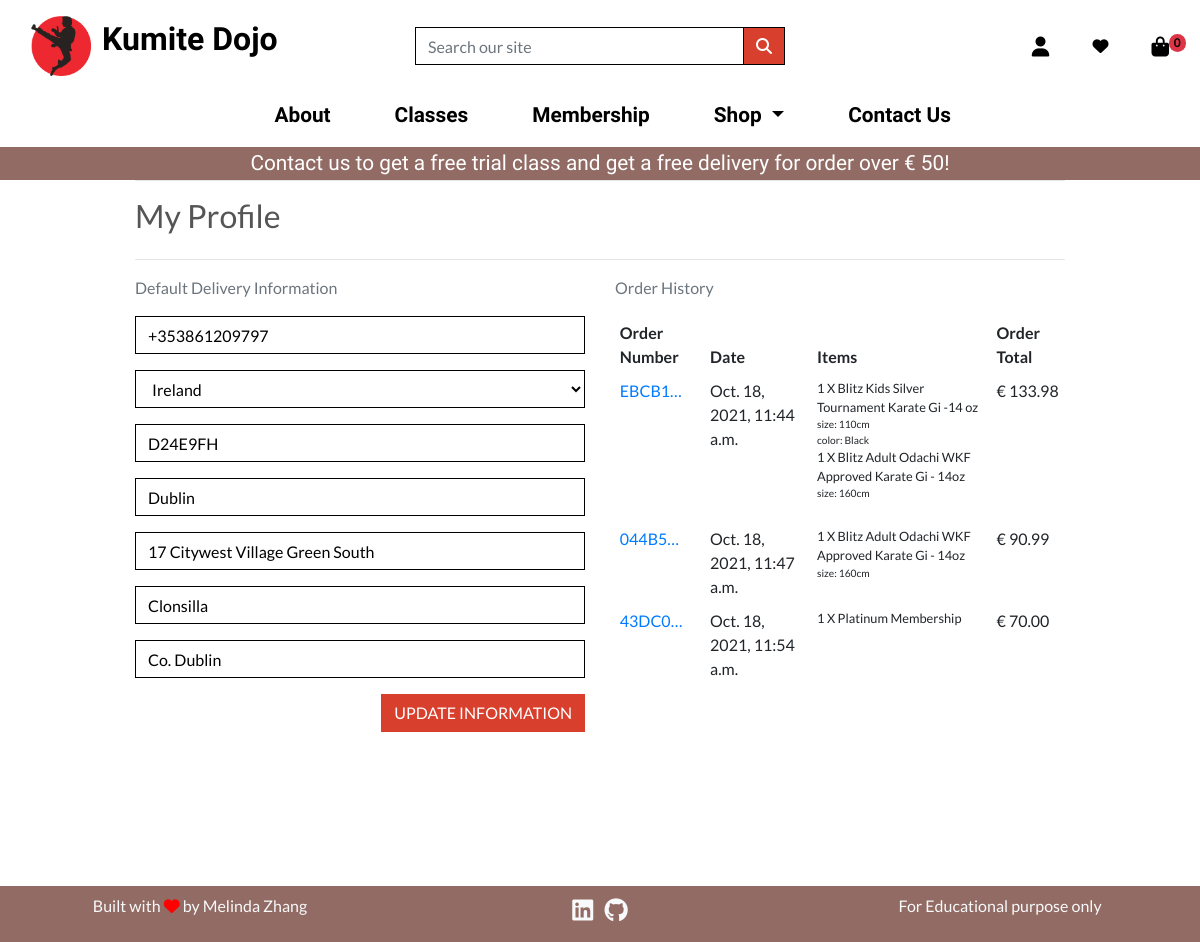
/profile/ (signed in), run on the app's committed database.
### profiles/models.py (models this page shows, shortened)
class UserProfile(models.Model):
    user = models.OneToOneField(User, on_delete=models.CASCADE)
    default_phone_number = models.CharField(max_length=20, null=True, blank=True)
    default_country = CountryField(blank_label="Country *", null=True, blank=True)
    default_postcode = models.CharField(max_length=20, null=True, blank=True)
    default_town_or_city = models.CharField(max_length=40, null=True, blank=True)
    default_street_address1 = models.CharField(max_length=80, null=True, blank=True)
    default_street_address2 = models.CharField(max_length=80, null=True, blank=True)
    default_county = models.CharField(max_length=80, null=True, blank=True)

### checkout/models.py (models this page shows, shortened)
class Order(models.Model):
    order_number = models.CharField(max_length=32, null=False, editable=False)
    user_profile = models.ForeignKey(
        UserProfile,
        on_delete=models.SET_NULL,
        null=True,
        blank=True,
        related_name="orders",
    )
    full_name = models.CharField(max_length=50, null=False, blank=False)
    email = models.EmailField(max_length=254, null=False, blank=False)
    phone_number = models.CharField(max_length=20, null=False, blank=False)
    country = CountryField(blank_label="Country *", null=False, blank=False)
    postcode = models.CharField(max_length=20, null=True, blank=True)
    town_or_city = models.CharField(max_length=40, null=False, blank=False)
    street_address1 = models.CharField(max_length=80, null=False, blank=False)
    street_address2 = models.CharField(max_length=80, null=True, blank=True)
    county = models.CharField(max_length=80, null=True, blank=True)
    date = models.DateTimeField(auto_now_add=True)
    delivery_cost = models.DecimalField(
        max_digits=6, decimal_places=2, null=False, default=0
    )
    order_total = models.DecimalField(
        max_digits=10, decimal_places=2, null=False, default=0
    )
    grand_total = models.DecimalField(
        max_digits=10, decimal_places=2, null=False, default=0
    )
    original_bag = models.TextField(null=False, blank=False, default="")
    stripe_pid = models.CharField(max_length=254, null=False, blank=False, default="")

class OrderLineItem(models.Model):
    order = models.ForeignKey(
        Order,
        null=False,
        blank=False,
        on_delete=models.CASCADE,
        related_name="lineitems",
    )
    product = models.ForeignKey(
        Product, null=False, blank=False, on_delete=models.CASCADE
    )
    variations = models.ManyToManyField(Variation, blank=True)
    quantity = models.IntegerField(null=False, blank=False, default=0)
    lineitem_total = models.DecimalField(
        max_digits=6, decimal_places=2, null=False, blank=False, editable=False
    )

### products/models.py (models this page shows, shortened)
class Product(models.Model):
    category = models.ForeignKey(
        "Category", null=True, blank=True, on_delete=models.SET_NULL
    )
    name = models.CharField(max_length=254)
    slug = models.SlugField(max_length=254, unique=True)
    description = models.TextField()
    price = models.DecimalField(max_digits=6, decimal_places=2)
    stock = models.IntegerField(default=True)
    rating = models.DecimalField(max_digits=6, decimal_places=1, null=True, blank=True)
    timestamp = models.DateTimeField(auto_now_add=False, auto_now=True)
    updated = models.DateTimeField(auto_now_add=False, auto_now=True)
    active = models.BooleanField(default=True)
    is_featured = models.BooleanField(default=False)
    class Meta:
        unique_together = ("name", "slug")

class Variation(models.Model):
    product = models.ForeignKey(Product, on_delete=models.CASCADE)
    variation_category = models.CharField(
        max_length=100, choices=variation_category_choice
    )
    variation_value = models.CharField(max_length=100)
    updated = models.DateTimeField(auto_now_add=False, auto_now=True)
    active = models.BooleanField(default=True)
    objects = VariationManager()

### profiles/views.py (the view)
# urls.py: path("profile/", include("profiles.urls")),
def profile(request):
    profile = get_object_or_404(UserProfile, user=request.user)
    if request.method == "POST":
        form = UserProfileForm(request.POST, instance=profile)
        if form.is_valid():
            form.save()
            messages.success(request, "Profile updated successfully")
        else:
            messages.error(request, "Update failed. Please ensure the form is valid.")
    else:
        form = UserProfileForm(instance=profile)
    form = UserProfileForm(instance=profile)
    orders = profile.orders.all()
    template = "profiles/profile.html"
    context = {"form": form, "orders": orders, "on_profile_page": True}
    return render(request, template, context)

### profiles/forms.py
class UserProfileForm(forms.ModelForm):
    class Meta:
        model = UserProfile
        exclude = ("user",)
    def __init__(self, *args, **kwargs):
        super().__init__(*args, **kwargs)
        placeholders = {
            "default_phone_number": "Phone Number",
            "default_postcode": "Postal Code",
            "default_town_or_city": "Town or City",
            "default_street_address1": "Street Address 1",
            "default_street_address2": "Street Address 2",
            "default_county": "County, State or Locality",
        }
        self.fields["default_phone_number"].widget.attrs["autofocus"] = True
        for field in self.fields:
            if field != "default_country":
                if self.fields[field].required:
                    placeholder = f"{placeholders[field]} *"
                else:
                    placeholder = placeholders[field]
                self.fields[field].widget.attrs["placeholder"] = placeholder
            self.fields[field].widget.attrs[
                "class"
            ] = "border-black rounded-0 profile-form-input"
            self.fields[field].label = False

### bag/views.py (called while the page is built)
def _bag_id(request):
    bag = request.session.session_key
    if not bag:
        bag = request.session.create()
    return bag

### profiles/templates/profiles/profile.html (shortened to what this page needs)
{% extends "base.html" %}
{% load static %}
{% block extra_css %}
    <link rel="stylesheet" href="{% static 'profiles/css/profile.css' %}">
{% endblock %}
{% block page_header %}
<div class="container header-container">
</div>
{% endblock %}
{% block content %}
    <div class="overlay"></div>
    <div class="container">
        <div class="row">
            <div class="col">
                <hr>
                <h2 class="mb-4">My Profile</h2>
                <hr>
            </div>
        </div>
        <div class="row">
          <div class="col-12 col-lg-6">
            <p class="text-muted">Default Delivery Information</p>
              <form class="mt-3" action="{% url 'profile' %}" method="POST" id="profile-update-form">
                {{ form|crispy }}
                <button class="btn btn-red rounded-0 text-uppercase float-right">Update Information</button>
              </form>
          </div>
          <div class="col-12 col-lg-6 margin">
            <p class="text-muted">Order History</p>
            <div class="order-history table-responsive">
              <table class="table table-sm table-borderless">
                  <thead>
                      <tr>
                          <th>Order Number</th>
                          <th>Date</th>
                          <th>Items</th>
                          <th>Order Total</th>
                      </tr>
                  </thead>
                  <tbody>
                      {% for order in orders %}
                          <tr>
                              <td>
                                  <a href="{% url 'order_history' order.order_number %}"
                                  title="{{ order.order_number }}">
                                      {{ order.order_number|truncatechars:6 }}
                                  </a>
                              </td>
                              <td>{{ order.date }}</td>
                              <td>
                                 <ul class="list-unstyled">
                                      {% for item in order.lineitems.all %}
                                          <li class="small">
                                            {{ item.quantity }} X {{item.product.name }}
                                            {% for variation in item.variations.all %}
                                                <p class="my-0 small">{{variation.variation_category}}: {{variation.variation_value}}</p>
                                            {% endfor %}
                                          </li>
                                      {% endfor %}
                                  </ul>
                              </td>
                              <td>€ {{ order.grand_total }}</td>
                          </tr>
                      {% endfor %}
                  </tbody>
              </table>
          </div>
          </div>
        </div>
{% endblock %}

### static/css/base.css (style rules this page uses)
html { height: 100%; }
* { box-sizing: border-box; }
body { color: #555; font-family: 'Lato'; min-height: 100%; position:relative; padding-bottom:[footer-height] }
.btn-red { background: #d83f2d; color: white; }
.border-black { border: 1px solid black !important; }
.overlay { height: 100%; width: 100%; top: 0; left: 0; position: fixed; background: white; z-index: -1; }
.margin { margin-bottom: 5rem; }
@media (min-width: 1200px) { .container { max-width: 80%; } }
@media (min-width: 992px) { .header-container { padding-top: 164px; } }

### profiles/static/profiles/css/profile.css (style rules this page uses)
#profile-update-form .form-control { color: #000; }
#profile-update-form input::placeholder { color: #aab7c4; }
#id_default_country, #id_default_country option:not(:first-child) { color: #000; }
.margin { margin-bottom: 15rem; }

### data on the page
UserProfile: default_phone_number "+353861209797", default_country "Ireland", default_postcode "D24E9FH", default_town_or_city "Dublin", default_street_address1 "17 Citywest Village Green South", default_street_address2 "Clonsilla", default_county "Co. Dublin"
Order: order_number "EBCB1…", date "Oct. 18, 2021, 11:44 a.m.", grand_total "133.98"
OrderLineItem: quantity "1", product.name "Blitz Kids Silver Tournament Karate Gi -14 oz"
Variation: variation_category "size", variation_value "110cm"
Variation: variation_category "color", variation_value "Black"
OrderLineItem: quantity "1", product.name "Blitz Adult Odachi WKF Approved Karate Gi - 14oz"
Variation: variation_category "size", variation_value "160cm"
Order: order_number "044B5…", date "Oct. 18, 2021, 11:47 a.m.", grand_total "90.99"
OrderLineItem: quantity "1", product.name "Blitz Adult Odachi WKF Approved Karate Gi - 14oz"
Order: order_number "43DC0…", date "Oct. 18, 2021, 11:54 a.m.", grand_total "70.00"
OrderLineItem: quantity "1", product.name "Platinum Membership"

### other printed values
{{ product_count }} "0"
{{ free_delivery_threshold }} "50"
